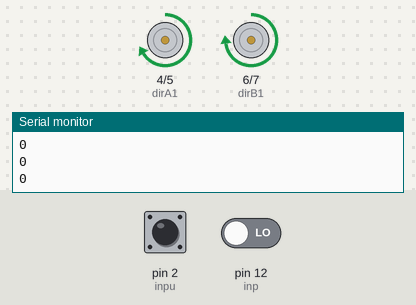
Recording of a sketch running on a simulated Arduino Uno, built with avr-gcc and run on an emulated ATmega328P. Parts: motor-driver pin pairs drawn as motors (green arrow = first pin HIGH = forward, orange = second pin HIGH = backward, longer = more drive, scaled by the enable pin), the last lines printed to the serial monitor. Inputs (shaded band) come from the test bench; at power-on: pin 2 (inpu) LOW, pin 12 (inp) LOW.

Above: at 1.45 s.
1.8 s: pin 2 (inpu) pulsed HIGH 2 times (0.12 s each, 0.3 s apart)
4.8 s: pin 2 (inpu) driven HIGH
7.8 s: pin 12 (inp) driven HIGH
At 9.0 s:
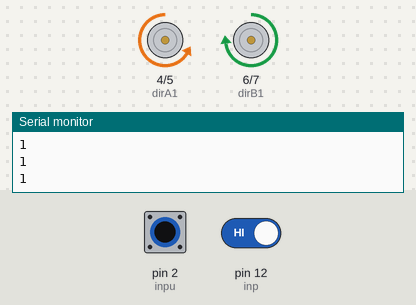
9.3 s: pin 2 (inpu) driven LOW
At 9.52 s:
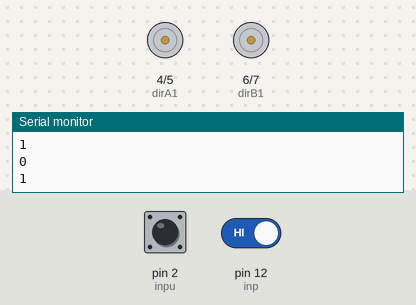
12.3 s: pin 12 (inp) driven LOW
Timing chart, 0 to 16.3 s (numbered marks = the images above; inputs shaded):
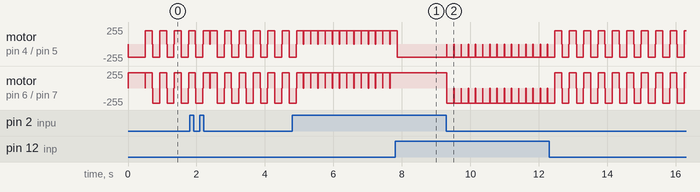

The sketch:

try_line_follower.ino
```cpp
#define avgSpeedL 200 //185 is good
#define avgSpeedR 226
#define zeroSpeed 0
int pwmA = 3;
int pwmB = 11;
int dirA1 = 4;
int dirA2 = 5;
int dirB1 = 6;
int dirB2= 7;
int inp=12;
int inpu=2;
void setup(){
Serial.begin(9600);
pinMode(pwmA, OUTPUT);
pinMode(pwmB, OUTPUT);
pinMode(dirA1, OUTPUT);
pinMode(dirA2, OUTPUT);
pinMode(dirB1, OUTPUT);
pinMode(dirB2, OUTPUT);
pinMode(inp, INPUT);
pinMode(inpu, INPUT);
digitalWrite(dirA1,!HIGH);
digitalWrite(dirA2,HIGH);
digitalWrite(dirB1,HIGH);
digitalWrite(dirB2,!HIGH);
analogWrite(pwmA, avgSpeedL);
analogWrite(pwmB, avgSpeedR);
delay(500);
}
void loop(){
int inp1 = digitalRead( inp );
Serial.println(inp1);
int inpu1 = digitalRead( inpu );
Serial.println(inpu1);
if(inp1==!HIGH)
{
analogWrite(pwmA, zeroSpeed);
analogWrite(pwmB, zeroSpeed);
delay(10);
digitalWrite(dirA1,HIGH);
digitalWrite(dirA2,!HIGH);
digitalWrite(dirB1,HIGH);
digitalWrite(dirB2,!HIGH);
analogWrite(pwmA, avgSpeedL);
analogWrite(pwmB, avgSpeedR);
delay(200);
analogWrite(pwmA, zeroSpeed);
analogWrite(pwmB, zeroSpeed);
}
if(inpu1==!HIGH)
{
analogWrite(pwmA, zeroSpeed);
analogWrite(pwmB, zeroSpeed);
delay(10);
digitalWrite(dirA1,!HIGH);
digitalWrite(dirA2,HIGH);
digitalWrite(dirB1,!HIGH);
digitalWrite(dirB2,HIGH);
analogWrite(pwmA, avgSpeedL);
analogWrite(pwmB, avgSpeedR);
delay(200);
analogWrite(pwmA, zeroSpeed);
analogWrite(pwmB, zeroSpeed);
}
digitalWrite(dirA1,!HIGH);
digitalWrite(dirA2,HIGH);
digitalWrite(dirB1,HIGH);
digitalWrite(dirB2,!HIGH);
analogWrite(pwmA, avgSpeedL);
analogWrite(pwmB, avgSpeedR);

}
```

Measured:
- after the input at 7.8 s, motor on pin 6 (dirB1) / pin 7 (dirB2): stops changing and stays forward 226/255
- after the input at 9.3 s, motor on pin 4 (dirA1) / pin 5 (dirA2): alternates backward 200/255 for 0.20 s and stopped for 0.01 s, starting at once; motor on pin 6 (dirB1) / pin 7 (dirB2): alternates backward 226/255 for 0.20 s and stopped for 0.01 s, starting at once
- by itself, motor on pin 4 (dirA1) / pin 5 (dirA2): alternates forward 200/255 for 0.20 s and stopped for 0.01 s
- by itself, motor on pin 6 (dirB1) / pin 7 (dirB2): alternates forward 226/255 for 0.20 s and stopped for 0.01 s
